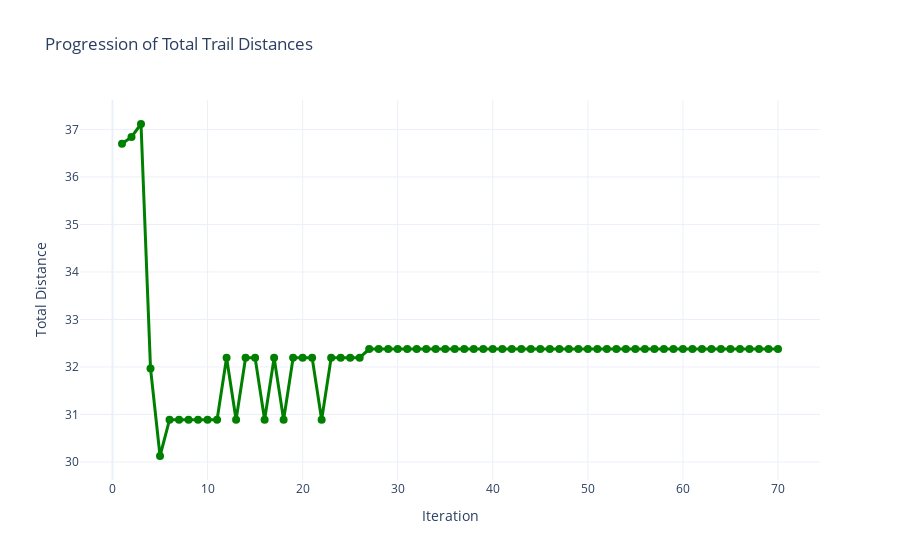
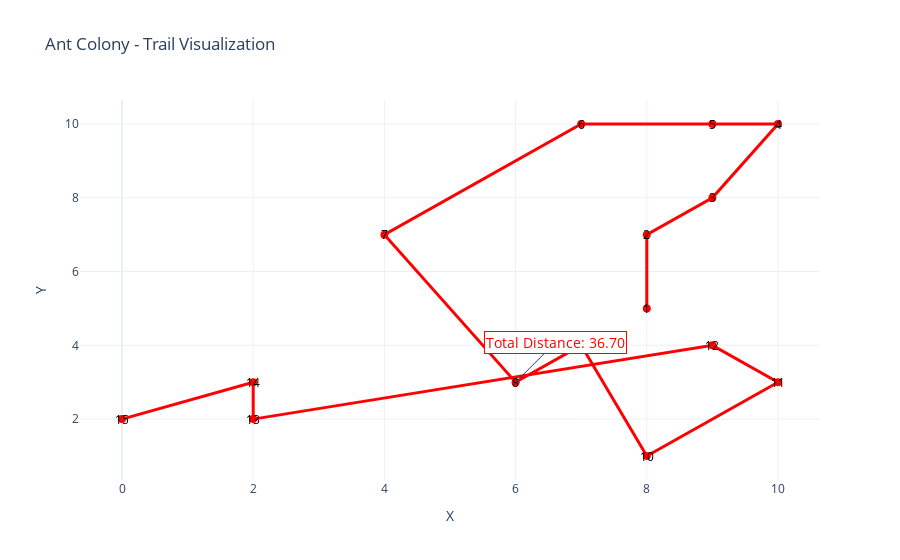
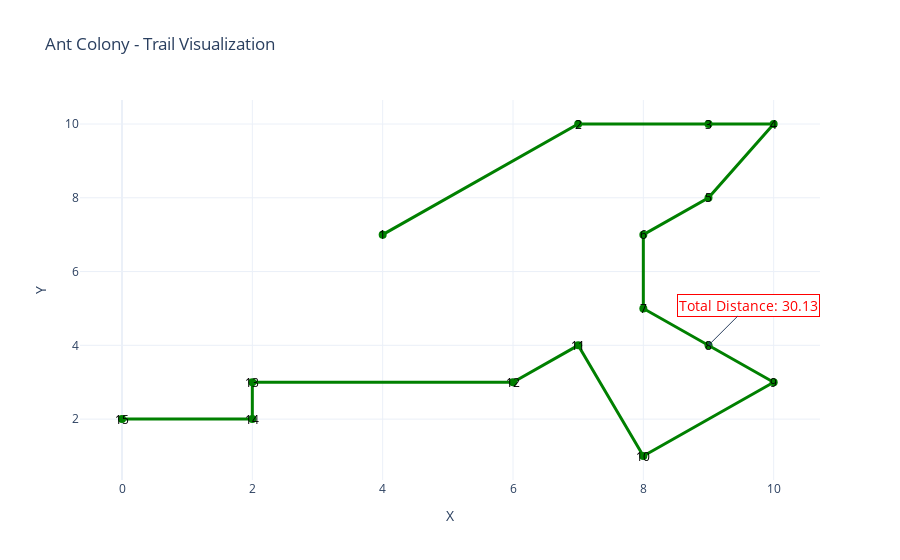

Write notebook code for charts like these, in order.
### Code cell
model = AntColonyModel(points)
first_trail, last_trail, collection_of_ants_trails = model.run(max_iterations=70)

# eject_object(first_trail, "_first_trail")
# eject_object(last_trail, "_last_trail")
# eject_object(collection_of_ants_trails, "_collection_of_ants_trails")

plot_progression(collection_of_ants_trails)
plot_trail(first_trail, color="red", name="First Trail")
plot_trail(last_trail, color="green", name="Last Trail")

### Figure 1 — Plotly figure (JSON) as saved in the notebook; plotly's stock layout.template omitted (floating-point values rounded to 4 significant figures)
{"data": [{"line": {"color": "green", "width": 3}, "marker": {"size": 8}, "mode": "lines+markers", "name": "Total Distance per Iteration", "type": "scatter", "x": [1, 2, 3, 4, 5, 6, 7, 8, 9, 10, 11, 12, 13, 14, 15, 16, 17, 18, 19, 20, 21, 22, 23, 24, 25, 26, 27, 28, 29, 30, 31, 32, 33, 34, 35, 36, 37, 38, 39, 40, 41, 42, 43, 44, 45, 46, 47, 48, 49, 50, 51, 52, 53, 54, 55, 56, 57, 58, 59, 60, 61, 62, 63, 64, 65, 66, 67, 68, 69, 70], "y": [36.7, 36.84, 37.11, 31.97, 30.13, 30.89, 30.89, 30.89, 30.89, 30.89, 30.89, 32.2, 30.89, 32.2, 32.2, 30.89, 32.2, 30.89, 32.2, 32.2, 32.2, 30.89, 32.2, 32.2, 32.2, 32.2, 32.38, 32.38, 32.38, 32.38, 32.38, 32.38, 32.38, 32.38, 32.38, 32.38, 32.38, 32.38, 32.38, 32.38, 32.38, 32.38, 32.38, 32.38, 32.38, 32.38, 32.38, 32.38, 32.38, 32.38, 32.38, 32.38, 32.38, 32.38, 32.38, 32.38, 32.38, 32.38, 32.38, 32.38, 32.38, 32.38, 32.38, 32.38, 32.38, 32.38, 32.38, 32.38, 32.38, 32.38]}], "layout": {"title": {"text": "Progression of Total Trail Distances"}, "xaxis": {"title": {"text": "Iteration"}}, "yaxis": {"title": {"text": "Total Distance"}}}}

### Figure 2 — Plotly figure (JSON) as saved in the notebook; plotly's stock layout.template omitted (floating-point values rounded to 4 significant figures)
{"data": [{"line": {"color": "red", "width": 3}, "marker": {"size": 8}, "mode": "lines+markers", "name": "First Trail", "type": "scatter", "x": [8, 8, 9, 10, 9, 7, 4, 6, 7, 8, 10, 9, 2, 2, 0], "y": [5, 7, 8, 10, 10, 10, 7, 3, 4, 1, 3, 4, 2, 3, 2]}], "layout": {"annotations": [{"font": {"color": "black", "size": 12}, "showarrow": false, "text": "1", "x": 8, "y": 5}, {"font": {"color": "black", "size": 12}, "showarrow": false, "text": "2", "x": 8, "y": 7}, {"font": {"color": "black", "size": 12}, "showarrow": false, "text": "3", "x": 9, "y": 8}, {"font": {"color": "black", "size": 12}, "showarrow": false, "text": "4", "x": 10, "y": 10}, {"font": {"color": "black", "size": 12}, "showarrow": false, "text": "5", "x": 9, "y": 10}, {"font": {"color": "black", "size": 12}, "showarrow": false, "text": "6", "x": 7, "y": 10}, {"font": {"color": "black", "size": 12}, "showarrow": false, "text": "7", "x": 4, "y": 7}, {"font": {"color": "black", "size": 12}, "showarrow": false, "text": "8", "x": 6, "y": 3}, {"font": {"color": "black", "size": 12}, "showarrow": false, "text": "9", "x": 7, "y": 4}, {"font": {"color": "black", "size": 12}, "showarrow": false, "text": "10", "x": 8, "y": 1}, {"font": {"color": "black", "size": 12}, "showarrow": false, "text": "11", "x": 10, "y": 3}, {"font": {"color": "black", "size": 12}, "showarrow": false, "text": "12", "x": 9, "y": 4}, {"font": {"color": "black", "size": 12}, "showarrow": false, "text": "13", "x": 2, "y": 2}, {"font": {"color": "black", "size": 12}, "showarrow": false, "text": "14", "x": 2, "y": 3}, {"font": {"color": "black", "size": 12}, "showarrow": false, "text": "15", "x": 0, "y": 2}, {"arrowhead": 1, "ax": 40, "ay": -40, "bgcolor": "white", "bordercolor": "red", "borderwidth": 1, "font": {"color": "red", "size": 14}, "showarrow": true, "text": "Total Distance: 36.70", "x": 6, "y": 3}], "legend": {"title": {"text": "Trails"}}, "title": {"text": "Ant Colony - Trail Visualization"}, "xaxis": {"title": {"text": "X"}}, "yaxis": {"title": {"text": "Y"}}}}

### Figure 3 — Plotly figure (JSON) as saved in the notebook; plotly's stock layout.template omitted (floating-point values rounded to 4 significant figures)
{"data": [{"line": {"color": "green", "width": 3}, "marker": {"size": 8}, "mode": "lines+markers", "name": "Last Trail", "type": "scatter", "x": [4, 7, 9, 10, 9, 8, 8, 9, 10, 8, 7, 6, 2, 2, 0], "y": [7, 10, 10, 10, 8, 7, 5, 4, 3, 1, 4, 3, 3, 2, 2]}], "layout": {"annotations": [{"font": {"color": "black", "size": 12}, "showarrow": false, "text": "1", "x": 4, "y": 7}, {"font": {"color": "black", "size": 12}, "showarrow": false, "text": "2", "x": 7, "y": 10}, {"font": {"color": "black", "size": 12}, "showarrow": false, "text": "3", "x": 9, "y": 10}, {"font": {"color": "black", "size": 12}, "showarrow": false, "text": "4", "x": 10, "y": 10}, {"font": {"color": "black", "size": 12}, "showarrow": false, "text": "5", "x": 9, "y": 8}, {"font": {"color": "black", "size": 12}, "showarrow": false, "text": "6", "x": 8, "y": 7}, {"font": {"color": "black", "size": 12}, "showarrow": false, "text": "7", "x": 8, "y": 5}, {"font": {"color": "black", "size": 12}, "showarrow": false, "text": "8", "x": 9, "y": 4}, {"font": {"color": "black", "size": 12}, "showarrow": false, "text": "9", "x": 10, "y": 3}, {"font": {"color": "black", "size": 12}, "showarrow": false, "text": "10", "x": 8, "y": 1}, {"font": {"color": "black", "size": 12}, "showarrow": false, "text": "11", "x": 7, "y": 4}, {"font": {"color": "black", "size": 12}, "showarrow": false, "text": "12", "x": 6, "y": 3}, {"font": {"color": "black", "size": 12}, "showarrow": false, "text": "13", "x": 2, "y": 3}, {"font": {"color": "black", "size": 12}, "showarrow": false, "text": "14", "x": 2, "y": 2}, {"font": {"color": "black", "size": 12}, "showarrow": false, "text": "15", "x": 0, "y": 2}, {"arrowhead": 1, "ax": 40, "ay": -40, "bgcolor": "white", "bordercolor": "red", "borderwidth": 1, "font": {"color": "red", "size": 14}, "showarrow": true, "text": "Total Distance: 30.13", "x": 9, "y": 4}], "legend": {"title": {"text": "Trails"}}, "title": {"text": "Ant Colony - Trail Visualization"}, "xaxis": {"title": {"text": "X"}}, "yaxis": {"title": {"text": "Y"}}}}
